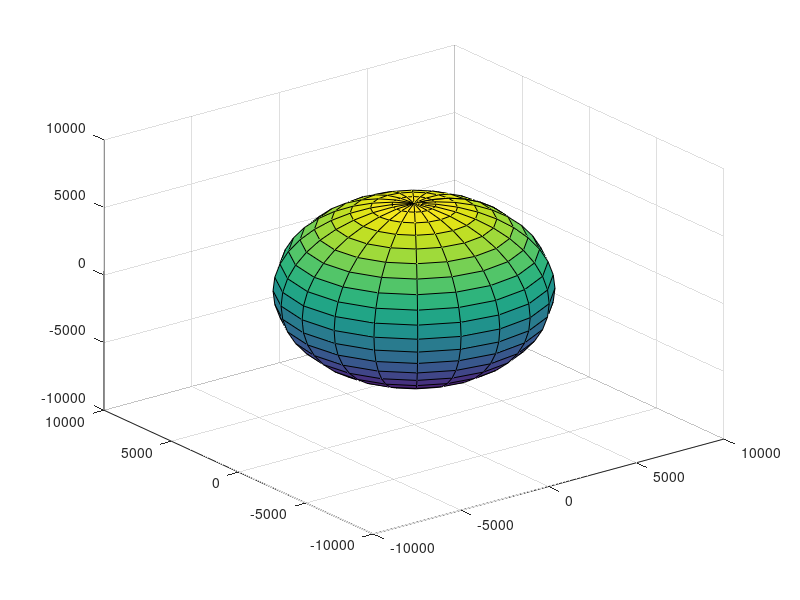

The MATLAB source for this figure: (Note: this script raises an error after producing the figure.)
function []=earthPlot
    %generate sphere to represent the earth
    rE=6378.137; %earth radius in km
    [x1,y1,z1]=sphere;
    xe=x1*rE;
    ye=y1*rE;
    ze=z1*rE;
    surf(xe,ye,ze)

    %wrap image of earth around sphere
    imData = imread('2_no_clouds_4k.jpg'); %load picture of earth
    ch = get(gca,'children');
    set(ch,'facecolor','texturemap','cdata',flipud(imData),'edgecolor','none');
    axis equal
    xlabel('x position (km)')
    ylabel('y position (km)')
    zlabel('z position (km)')
    %title('3D Plot of Orbital Trajectory')
end
